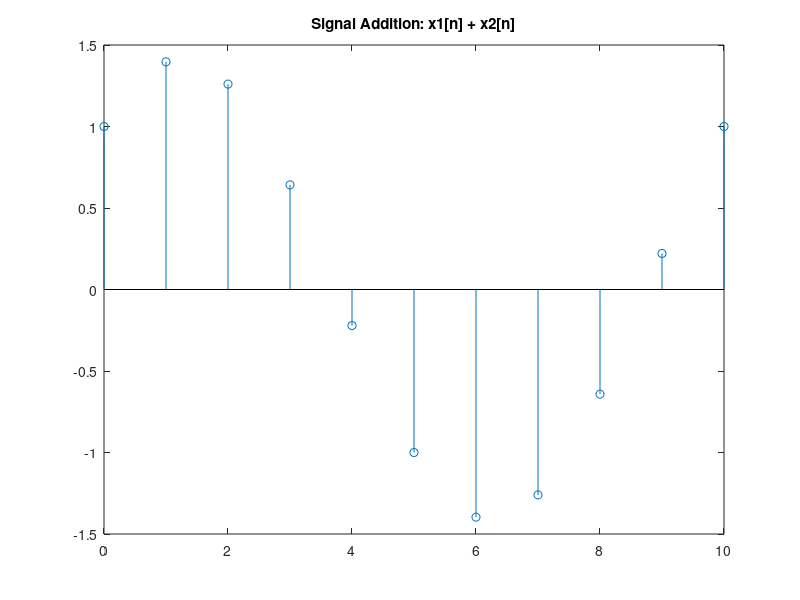
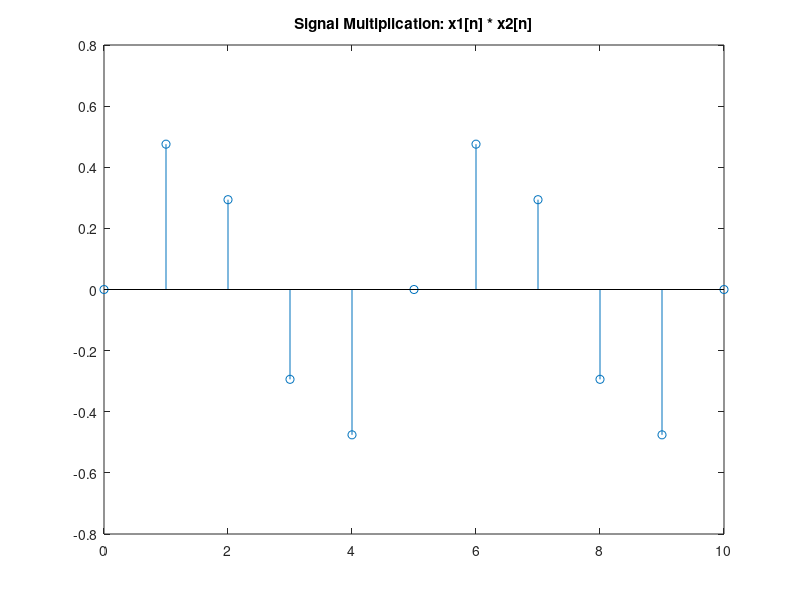
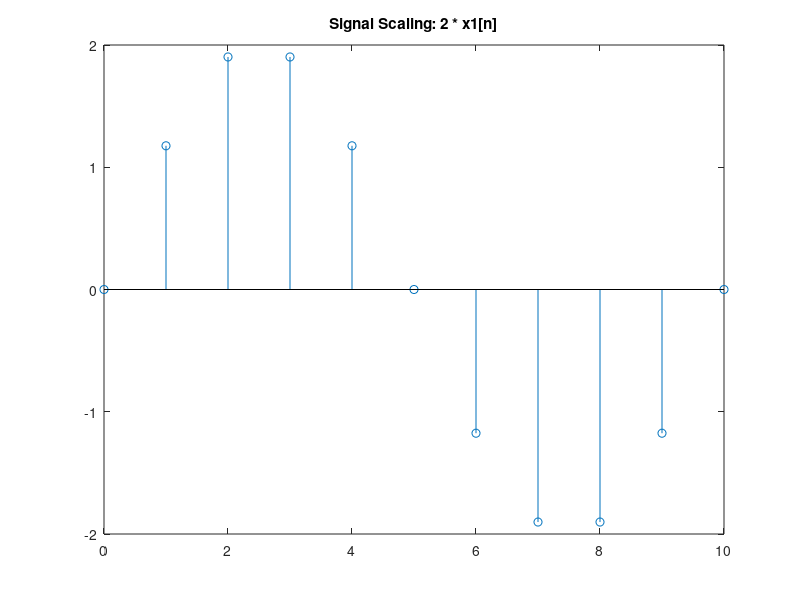
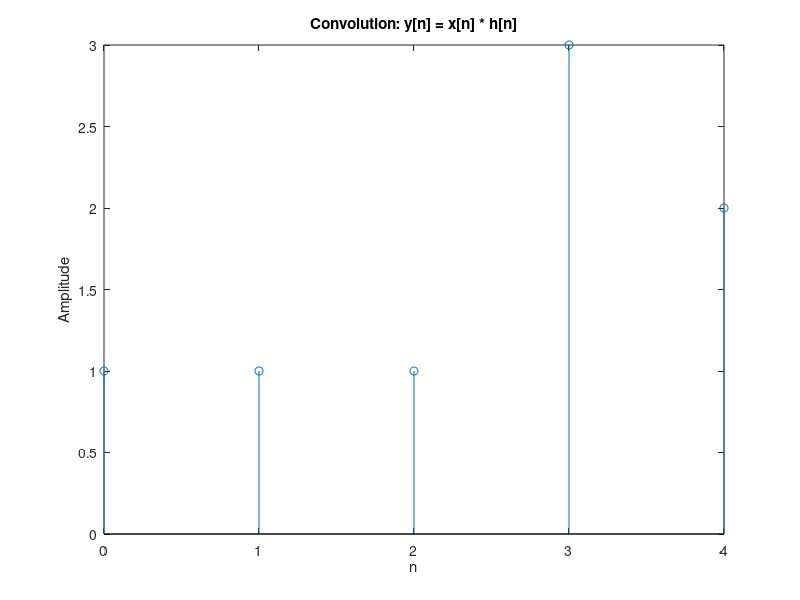

Reproduce these figures in MATLAB, in order.
% Session 3: Signal Operations and Convolution

% Define discrete signals
n = 0:10;
x1 = sin(0.2 * pi * n);
x2 = cos(0.2 * pi * n);

% Signal Addition
y_add = x1 + x2;
figure; stem(n, y_add);
title('Signal Addition: x1[n] + x2[n]');

% Signal Multiplication
y_mult = x1 .* x2;
figure; stem(n, y_mult);
title('Signal Multiplication: x1[n] * x2[n]');

% Signal Scaling
a = 2;
y_scale = a * x1;
figure; stem(n, y_scale);
title('Signal Scaling: 2 * x1[n]');

% Convolution Example
x = [1 2 1];
h = [1 -1 2];
y_conv = conv(x, h);
n_conv = 0:length(y_conv)-1;
figure; stem(n_conv, y_conv);
title('Convolution: y[n] = x[n] * h[n]');
xlabel('n'); ylabel('Amplitude');
